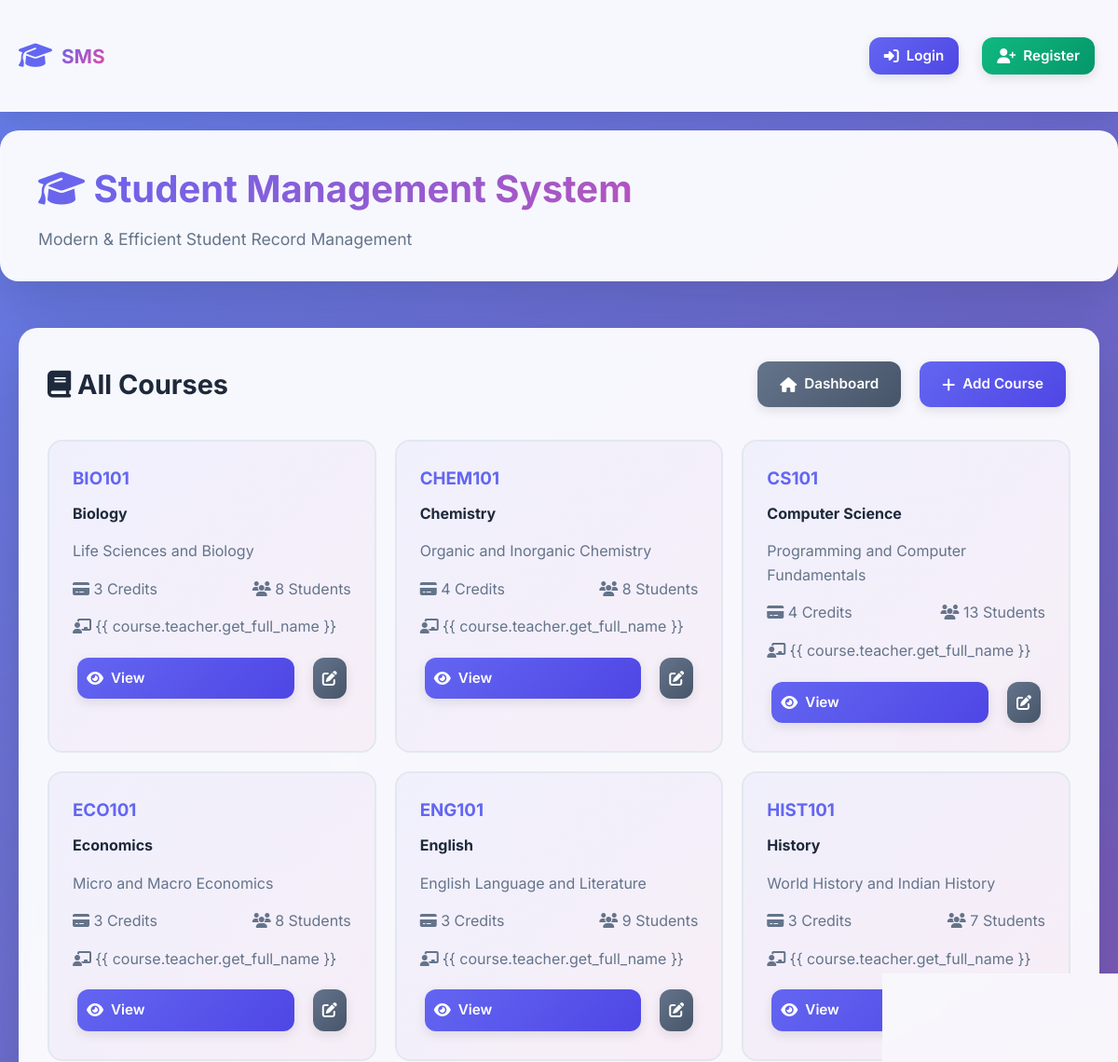
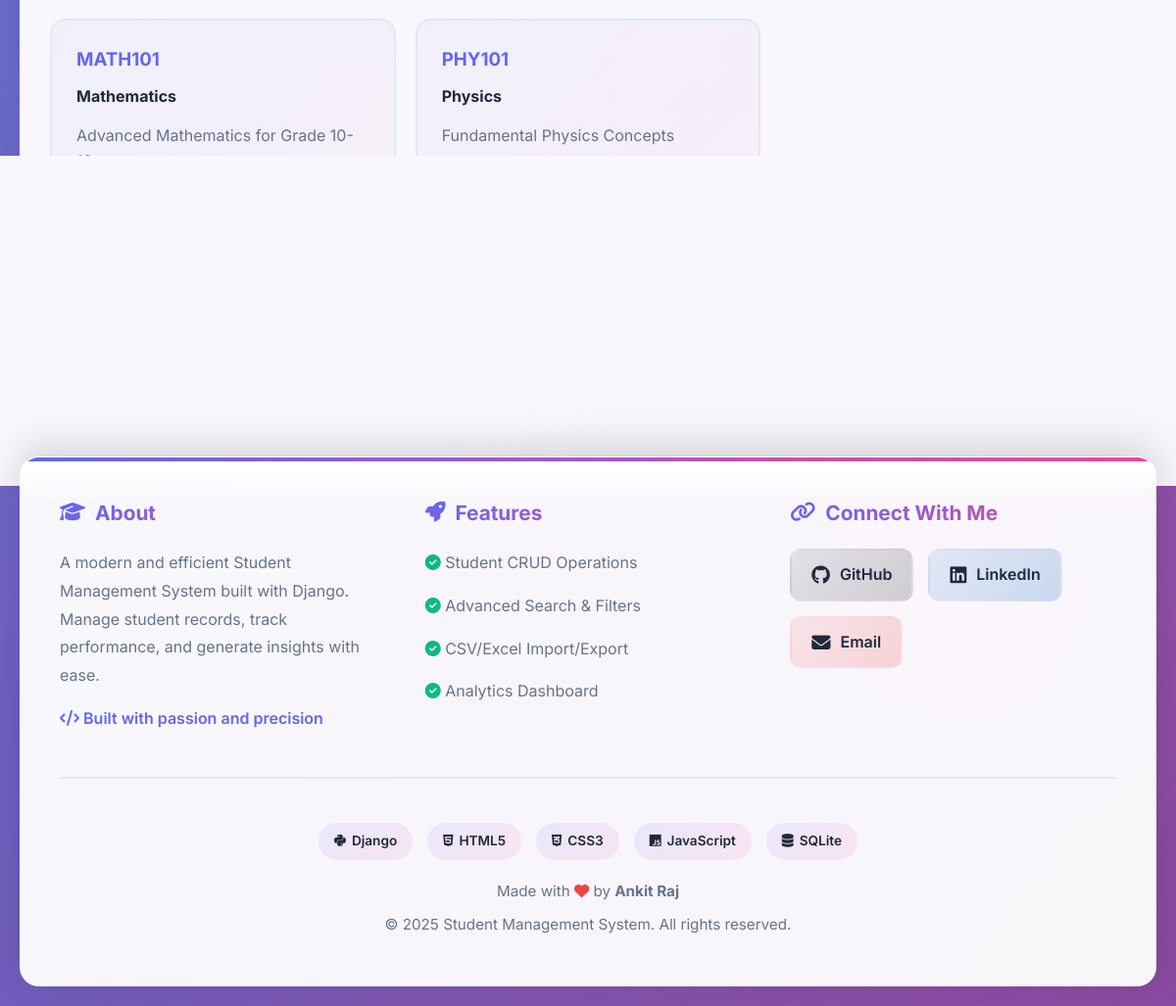
Page /courses/ on the committed database (2 pictures, top to bottom).
### student/models.py (models this page shows, shortened)
class Course(models.Model):
    code = models.CharField(max_length=20, unique=True)
    name = models.CharField(max_length=200)
    description = models.TextField(blank=True, null=True)
    credits = models.IntegerField(default=3)
    teacher = models.ForeignKey(User, on_delete=models.SET_NULL, null=True, related_name='courses_taught')
    semester = models.CharField(max_length=50, blank=True, null=True)
    academic_year = models.CharField(max_length=20, blank=True, null=True)
    is_active = models.BooleanField(default=True)
    created_at = models.DateTimeField(default=timezone.now)
    updated_at = models.DateTimeField(auto_now=True)
    def get_enrolled_students_count(self):
        return self.enrollments.filter(is_active=True).count()
    class Meta:
        ordering = ['code']

### student/views.py (the view)
# urls.py: path('courses/', views.course_list, name='course_list'),
def course_list(request):
    courses = Course.objects.filter(is_active=True)
    search = request.GET.get('search', '')
    if search:
        courses = courses.filter(
            Q(code__icontains=search) | Q(name__icontains=search)
        )
    context = {'courses': courses, 'search': search}
    return render(request, 'student/course_list.html', context)

### student/templates/student/course_list.html (shortened to what this page needs)
{% extends 'base.html' %}
{% block content %}
<div class="card">
    <div class="header-actions">
        <h2><i class="fas fa-book"></i> All Courses</h2>
        <div style="display: flex; gap: 10px;">
            <a href="{% url 'dashboard' %}" class="btn btn-secondary"><i class="fas fa-home"></i> Dashboard</a>
            <a href="{% url 'course_create' %}" class="btn btn-primary"><i class="fas fa-plus"></i> Add Course</a>
        </div>
    </div>
    {% if courses %}
    <div
        style="display: grid; grid-template-columns: repeat(auto-fill, minmax(300px, 1fr)); gap: 20px; margin-top: 30px;">
        {% for course in courses %}
        <div
            style="background: linear-gradient(135deg, rgba(99, 102, 241, 0.05) 0%, rgba(236, 72, 153, 0.05) 100%); padding: 25px; border-radius: 16px; border: 2px solid var(--border); transition: all 0.3s ease;">
            <h3 style="margin-bottom: 10px; color: var(--primary);">{{ course.code }}</h3>
            <h4 style="margin-bottom: 15px; color: var(--dark);">{{ course.name }}</h4>
            <p style="color: var(--gray); margin-bottom: 15px;">{{ course.description|truncatewords:20 }}</p>
            <div style="display: flex; justify-content: space-between; align-items: center; margin-bottom: 15px;">
                <span style="color: var(--gray);"><i class="fas fa-credit-card"></i> {{ course.credits }} Credits</span>
                <span style="color: var(--gray);"><i class="fas fa-users"></i> {{ course.get_enrolled_students_count }}
                    Students</span>
            </div>
            {% if course.teacher %}
            <p style="color: var(--gray); margin-bottom: 15px;"><i class="fas fa-chalkboard-teacher"></i> {{
                course.teacher.get_full_name }}</p>
            {% endif %}
            <div style="display: flex; gap: 10px;">
                <a href="{% url 'course_detail' course.pk %}" class="btn btn-primary" style="flex: 1; padding: 10px;">
                    <i class="fas fa-eye"></i> View
                </a>
                <a href="{% url 'course_update' course.pk %}" class="btn btn-secondary" style="padding: 10px;">
                    <i class="fas fa-edit"></i>
                </a>
            </div>
        </div>
        {% endfor %}
    </div>
    {% endif %}
</div>
{% endblock %}

### student/templates/base.html (style rules this page uses)
* { margin: 0; padding: 0; box-sizing: border-box; }
:root { --primary: #6366f1; --primary-dark: #4f46e5; --primary-light: #818cf8; --secondary: #ec4899; --success: #10b981; --danger: #ef4444; --warning: #f59e0b; --dark: #1e293b; --light: #f8fafc; --gray: #64748b; --border: #e2e8f0; --shadow: rgba(0, 0, 0, 0.1); --shadow-lg: rgba(0, 0, 0, 0.15); }
body { font-family: 'Inter', -apple-system, BlinkMacSystemFont, 'Segoe UI', sans-serif; background: linear-gradient(135deg, #667eea 0%, #764ba2 100%); min-height: 100vh; color: var(--dark); line-height: 1.6; }
.card { background: rgba(255, 255, 255, 0.95); backdrop-filter: blur(10px); border-radius: 20px; padding: 30px; box-shadow: 0 20px 60px var(--shadow-lg); border: 1px solid rgba(255, 255, 255, 0.3); animation: fadeInUp 0.6s ease-out; }
.btn { display: inline-flex; align-items: center; gap: 8px; padding: 12px 24px; margin: 5px; border: none; border-radius: 12px; cursor: pointer; text-decoration: none; font-weight: 600; font-size: 0.95rem; transition: all 0.3s ease; box-shadow: 0 4px 12px var(--shadow); }
.btn-primary { background: linear-gradient(135deg, var(--primary) 0%, var(--primary-dark) 100%); color: white; }
.btn-secondary { background: linear-gradient(135deg, var(--gray) 0%, #475569 100%); color: white; }
.btn i { font-size: 1rem; }
.header-actions { display: flex; justify-content: space-between; align-items: center; margin-bottom: 25px; flex-wrap: wrap; gap: 15px; }
.header-actions h2 { font-size: 1.8rem; color: var(--dark); font-weight: 700; }

### rows in the picture
Course: code "BIO101", name "Biology", description "Life Sciences and Biology", credits "3", get_enrolled_students_count "8", shows "{{ course.teacher.get_full_name }}"
Course: code "CHEM101", name "Chemistry", description "Organic and Inorganic Chemistry", credits "4", get_enrolled_students_count "8", shows "{{ course.teacher.get_full_name }}"
Course: code "CS101", name "Computer Science", description "Programming and Computer Fundamentals", credits "4", get_enrolled_students_count "13", shows "{{ course.teacher.get_full_name }}"
Course: code "ECO101", name "Economics", description "Micro and Macro Economics", credits "3", get_enrolled_students_count "8", shows "{{ course.teacher.get_full_name }}"
Course: code "ENG101", name "English", description "English Language and Literature", credits "3", get_enrolled_students_count "9", shows "{{ course.teacher.get_full_name }}"
Course: code "HIST101", name "History", description "World History and Indian History", credits "3", get_enrolled_students_count "7", shows "{{ course.teacher.get_full_name }}"
Course: code "MATH101", name "Mathematics", description "Advanced Mathematics for Grade 10-12"
Course: code "PHY101", name "Physics", description "Fundamental Physics Concepts"
